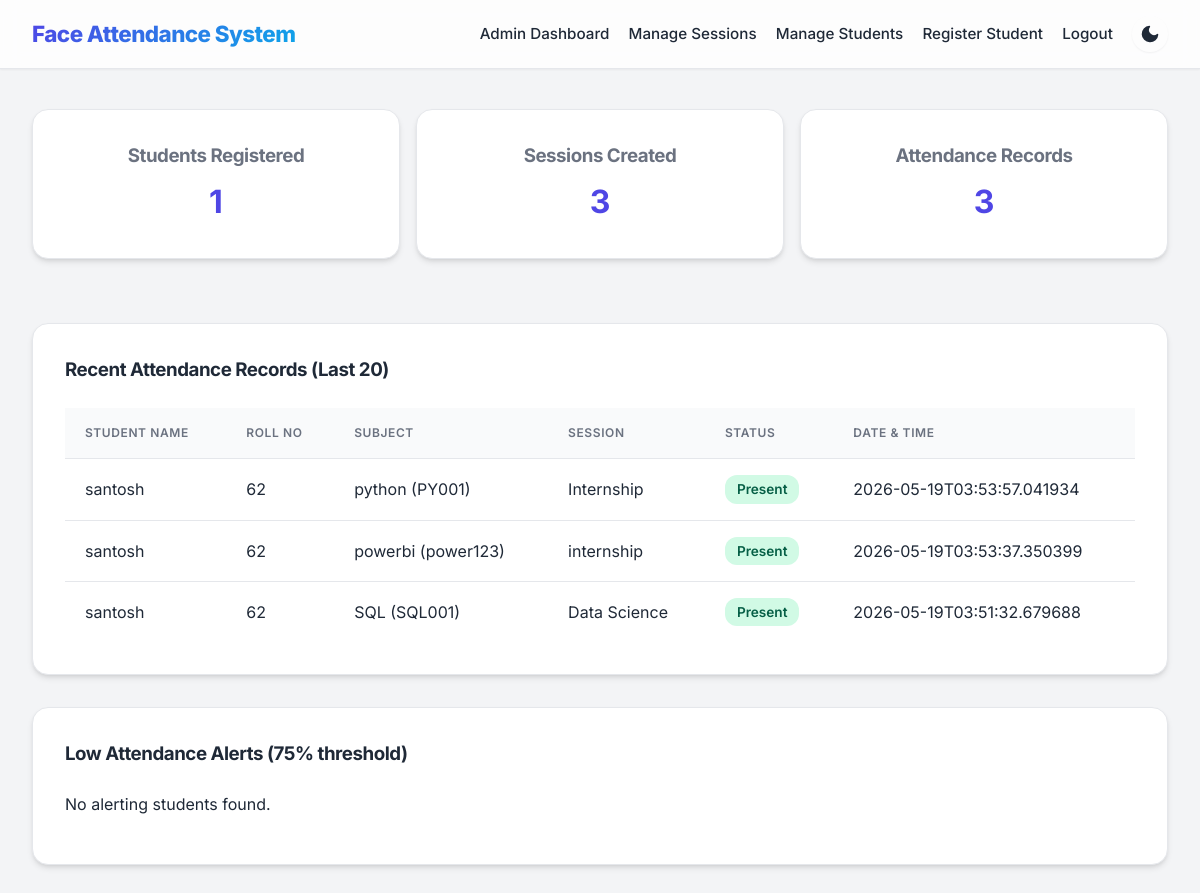
Page /admin/dashboard (signed in) on the earlier database version.
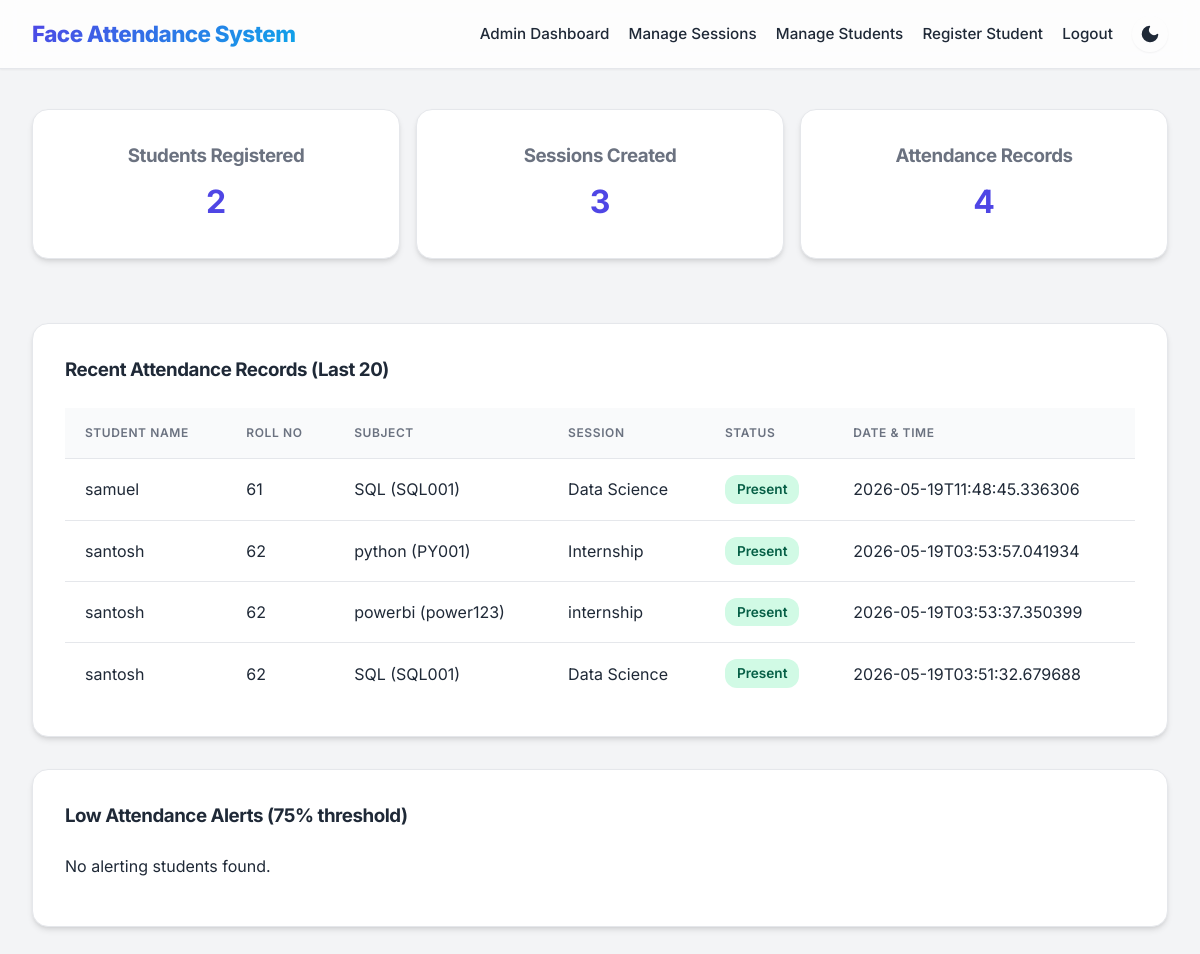
Same page on the later database version.
### tables this page shows
CREATE TABLE attendance(
        id INTEGER PRIMARY KEY,
        student_id INTEGER,
        session_id INTEGER,
        status TEXT,
        timestamp TEXT,
        note TEXT,
        FOREIGN KEY(student_id) REFERENCES students(id),
        FOREIGN KEY(session_id) REFERENCES sessions(id)
    );

CREATE TABLE students(
        id INTEGER PRIMARY KEY,
        name TEXT,
        roll_no TEXT,
        branch TEXT,
        semester TEXT,
        photo_count INTEGER DEFAULT 0
    , password TEXT);

CREATE TABLE subjects(
        id INTEGER PRIMARY KEY,
        name TEXT,
        code TEXT
    );

### app.py (the view)
@app.route('/admin/dashboard')
def admin_dashboard():
    if not session.get('admin_user'):
        return redirect(url_for('login'))
    student_count = query_db('SELECT COUNT(*) as count FROM students', one=True)['count']
    session_count = query_db('SELECT COUNT(*) as count FROM sessions', one=True)['count']
    attendance_count = query_db('SELECT COUNT(*) as count FROM attendance', one=True)['count']
    attendance_records = query_db('''
        SELECT a.id, a.status, a.timestamp, a.note,
               s.name as student_name, s.roll_no,
               ses.title as session_title, ses.date as session_date, ses.time as session_time,
               sub.name as subject_name, sub.code as subject_code
        FROM attendance a
        LEFT JOIN students s ON a.student_id = s.id
        LEFT JOIN sessions ses ON a.session_id = ses.id
        LEFT JOIN subjects sub ON ses.subject_id = sub.id
        ORDER BY a.timestamp DESC
        LIMIT 20
    ''')
    low_alerts = []
    threshold = 75
    students = query_db('SELECT * FROM students')
    for student in students:
        total = query_db('SELECT COUNT(*) as count FROM attendance WHERE student_id=?', (student['id'],), one=True)['count']
        present = query_db('SELECT COUNT(*) as count FROM attendance WHERE student_id=? AND status=?', (student['id'], 'Present'), one=True)['count']
        percentage = (present / total * 100) if total > 0 else 0
        if percentage < threshold:
            low_alerts.append({'name': student['name'], 'roll_no': student['roll_no'], 'percentage': round(percentage, 1)})
    return render_template('admin_dashboard.html',
                         students=student_count,
                         sessions=session_count,
                         attendance=attendance_count,
                         attendance_records=attendance_records,
                         low_alerts=low_alerts,
                         threshold=threshold)

### app.py (called while the page is built)
def get_db_connection():
    conn = sqlite3.connect(DATABASE_PATH)
    conn.row_factory = sqlite3.Row
    return conn

def query_db(query, args=(), one=False):
    conn = get_db_connection()
    cursor = conn.execute(query, args)
    rows = cursor.fetchall()
    conn.close()
    return rows[0] if one and rows else rows

@app.before_request
def restrict_access():
    allowed_routes = ['home', 'login', 'student_login', 'student_register', 'static', 'test_image', 'get_active_sessions']
    if request.endpoint in allowed_routes or not request.endpoint:
        return
    if request.path.startswith('/admin/'):
        if session.get('user_type') != 'admin':
            flash('Admin access required', 'error')
            return redirect(url_for('login'))
    if request.path.startswith('/student/'):
        protected_student_routes = ['student_history', 'student_attend']
        if request.endpoint in protected_student_routes and session.get('user_type') != 'student':
            flash('Student login required', 'error')
            return redirect(url_for('student_login'))

### templates/admin_dashboard.html (shortened to what this page needs)
{% extends 'base.html' %}
{% block content %}
<div class="dashboard-grid">
    <a href="{{ url_for('admin_students') }}" style="text-decoration: none;">
        <div class="card info-card">
            <h3>Students Registered</h3>
            <p>{{ students }}</p>
        </div>
    </a>
    <a href="{{ url_for('admin_sessions') }}" style="text-decoration: none;">
        <div class="card info-card">
            <h3>Sessions Created</h3>
            <p>{{ sessions }}</p>
        </div>
    </a>
    <div class="card info-card">
        <h3>Attendance Records</h3>
        <p>{{ attendance }}</p>
    </div>
</div>
<div class="card">
    <h3>Recent Attendance Records (Last 20)</h3>
    {% if attendance_records %}
    <table>
        <thead>
            <tr>
                <th>Student Name</th>
                <th>Roll No</th>
                <th>Subject</th>
                <th>Session</th>
                <th>Status</th>
                <th>Date & Time</th>
            </tr>
        </thead>
        <tbody>
            {% for record in attendance_records %}
            <tr>
                <td>{{ record.student_name }}</td>
                <td>{{ record.roll_no }}</td>
                <td>{{ record.subject_name }} ({{ record.subject_code }})</td>
                <td>{{ record.session_title }}</td>
                <td>
                    <span class="status-badge {{ 'status-present' if record.status == 'Present' else 'status-absent' }}">
                        {{ record.status }}
                    </span>
                </td>
                <td>{{ record.timestamp }}</td>
            </tr>
            {% endfor %}
        </tbody>
    </table>
    {% else %}
    <p>No attendance records found.</p>
    {% endif %}
</div>
<div class="card">
    <h3>Low Attendance Alerts ({{ threshold }}% threshold)</h3>
    {% if low_alerts %}
    <table>
        <thead><tr><th>Name</th><th>Roll No</th><th>Attendance %</th></tr></thead>
        <tbody>
            {% for alert in low_alerts %}
            <tr><td>{{ alert.name }}</td><td>{{ alert.roll_no }}</td><td>{{ alert.percentage }}</td></tr>
            {% endfor %}
        </tbody>
    </table>
    {% else %}
    <p>No alerting students found.</p>
    {% endif %}
</div>
{% endblock %}

### templates/base.html (shortened to what this page needs)
<!DOCTYPE html>
<html lang="en">
<head>
    <link rel="stylesheet" href="/static/styles.css">
</head>
<body>
    <header class="topbar">
        <div class="brand">Face Attendance System</div>
        <nav>
            {% if session.user_type == 'admin' %}
            <a href="{{ url_for('admin_dashboard') }}">Admin Dashboard</a>
            <a href="{{ url_for('admin_sessions') }}">Manage Sessions</a>
            <a href="{{ url_for('admin_students') }}">Manage Students</a>
            <a href="{{ url_for('student_register') }}">Register Student</a>
            <a href="{{ url_for('logout') }}">Logout</a>
            {% elif session.user_type == 'student' %}
            <a href="{{ url_for('student_login') }}">Attendance</a>
            <a href="{{ url_for('student_history') }}">My History</a>
            <a href="{{ url_for('logout') }}">Logout</a>
            {% else %}
            <a href="{{ url_for('home') }}">Home</a>
            <a href="{{ url_for('login') }}">Admin Login</a>
            <a href="{{ url_for('student_login') }}">Student Login</a>
            <a href="{{ url_for('student_register') }}">Student Registration</a>
            {% endif %}
            <button class="theme-toggle" id="theme-toggle" aria-label="Toggle Dark Mode">
                <svg id="theme-icon" xmlns="http://www.w3.org/2000/svg" viewBox="0 0 24 24">
                </svg>
            </button>
        </nav>
    </header>
    <main class="page-container">
        {% block content %}{% endblock %}
    </main>
</body>
</html>

### static/styles.css (style rules this page uses)
:root { --bg: #f3f4f6; --card: #ffffff; --text: #1f2937; --muted: #6b7280; --primary: #4f46e5; --primary-hover: #4338ca; --accent: #0ea5e9; --accent-hover: #0284c7; --danger: #ef4444; --danger-hover: #dc2626; --border: #e5e7eb; --shadow-sm: 0 1px 2px 0 rgb(0 0 0 / 0.05); --shadow-md: 0 4px 6px -1px rgb(0 0 0 / 0.1), 0 2px 4px -2px rgb(0 0 0 / 0.1); --shadow-lg: 0 10px 15px -3px rgb(0 0 0 / 0.1), 0 4px 6px -4px rgb(0 0 0 / 0.1); --nav-bg: rgba(255, 255, 255, 0.8); --input-bg: #f9fafb; }
* { box-sizing: border-box; }
body { margin: 0; font-family: 'Inter', -apple-system, BlinkMacSystemFont, "Segoe UI", Roboto, Helvetica, Arial, sans-serif; background: var(--bg); color: var(--text); line-height: 1.5; transition: background-color 0.3s ease, color 0.3s ease; }
.topbar { display: flex; align-items: center; justify-content: space-between; padding: 1rem 2rem; background: var(--nav-bg); backdrop-filter: blur(10px); border-bottom: 1px solid var(--border); position: sticky; top: 0; z-index: 50; box-shadow: var(--shadow-sm); }
.topbar .brand { font-weight: 800; font-size: 1.4rem; background: linear-gradient(135deg, var(--primary), var(--accent)); -webkit-background-clip: text; -webkit-text-fill-color: transparent; letter-spacing: -0.025em; }
.topbar nav { display: flex; align-items: center; gap: 1.2rem; flex-wrap: wrap; justify-content: flex-end; }
.topbar nav a { text-decoration: none; color: var(--text); font-weight: 500; font-size: 0.95rem; transition: color 0.2s ease; }
.theme-toggle { background: transparent; border: none; color: var(--text); cursor: pointer; padding: 0.5rem; display: flex; align-items: center; justify-content: center; border-radius: 50%; transition: background-color 0.2s ease, transform 0.2s ease; }
.theme-toggle svg { width: 20px; height: 20px; fill: currentColor; }
.page-container { padding: 2.5rem 2rem; max-width: 1200px; margin: 0 auto; }
.card { background: var(--card); border: 1px solid var(--border); border-radius: 16px; padding: 2rem; margin-bottom: 2rem; box-shadow: var(--shadow-md); transition: transform 0.2s ease, box-shadow 0.2s ease; }
.card h2, .card h3 { margin-top: 0; margin-bottom: 1.5rem; color: var(--text); font-weight: 700; letter-spacing: -0.025em; }
::placeholder { color: var(--muted); opacity: 0.8; }
button, .button { display: inline-block; border: none; background: var(--primary); color: #ffffff; padding: 0.75rem 1.5rem; border-radius: 10px; cursor: pointer; font-weight: 600; font-size: 1rem; font-family: inherit; text-align: center; text-decoration: none; transition: background-color 0.2s ease, transform 0.1s ease, box-shadow 0.2s ease; box-shadow: var(--shadow-sm); }
table { width: 100%; border-collapse: collapse; background: var(--card); }
table th, table td { padding: 1rem 1.25rem; border-bottom: 1px solid var(--border); text-align: left; }
table th { background: var(--input-bg); font-weight: 600; color: var(--muted); text-transform: uppercase; font-size: 0.75rem; letter-spacing: 0.05em; }
table tr:last-child td { border-bottom: none; }
.status-badge { display: inline-flex; align-items: center; padding: 0.25rem 0.75rem; border-radius: 9999px; font-size: 0.875rem; font-weight: 600; white-space: nowrap; }

### templates/admin_dashboard.html (style rules this page uses)
.dashboard-grid { display: grid; grid-template-columns: repeat(auto-fit, minmax(200px, 1fr)); gap: 1rem; margin-bottom: 2rem; }
.info-card { text-align: center; }
.info-card h3 { margin: 0 0 0.5rem 0; color: var(--muted); }
.info-card p { font-size: 2rem; font-weight: 700; margin: 0; color: var(--primary); }
.status-badge { padding: 0.25rem 0.75rem; border-radius: 12px; font-size: 0.85rem; font-weight: 600; }
.status-present { background: #d1fae5; color: #065f46; }

Differences in the rows shown:
added attendance: student_name "samuel", roll_no "61", subject_name "SQL", subject_code "SQL001", session_title "Data Science", status "Present", timestamp "2026-05-19T11:48:45.336306"
Other differences:
{{ students }}: "1" → "2"
{{ attendance }}: "3" → "4"
